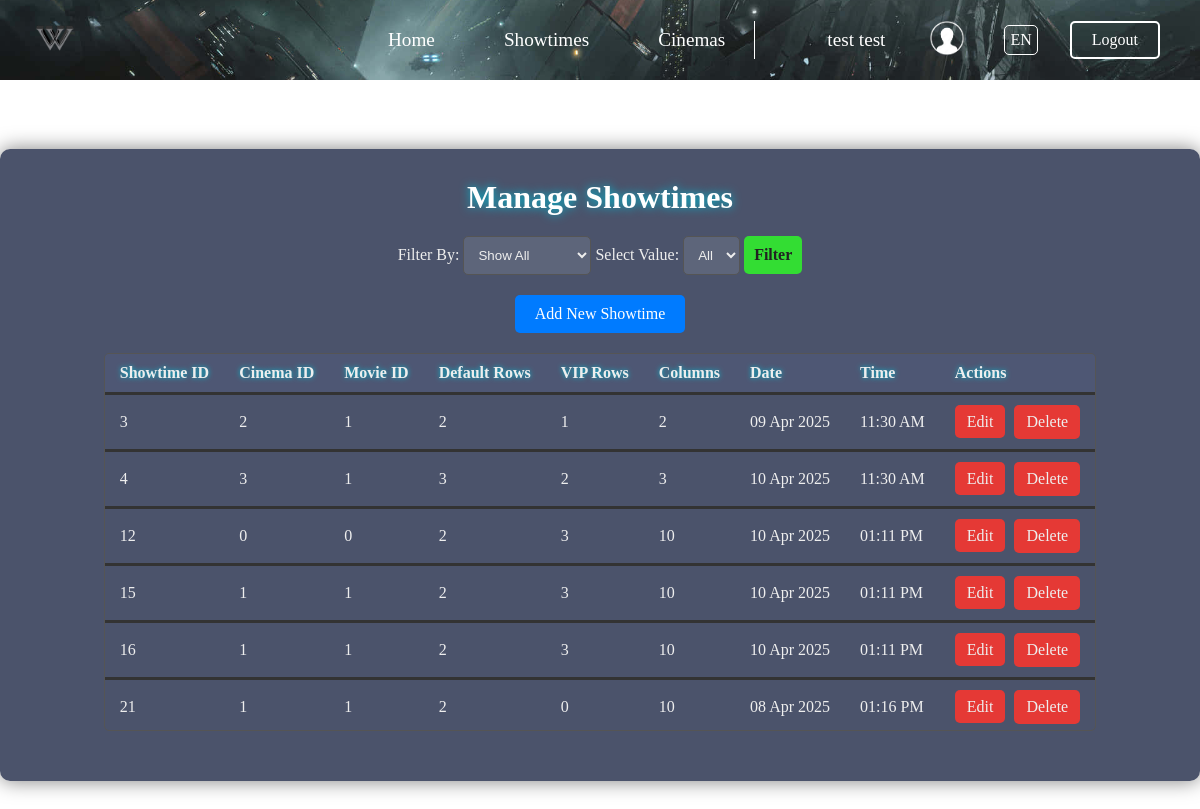
Screenshot of /admin/Showtime.php (signed in) with the database file from the repository.
### tables this page shows
CREATE TABLE `showtimes` (
  `showtime_id` int(9) NOT NULL,
  `cinema_id` int(9) NOT NULL,
  `movie_id` int(9) NOT NULL,
  `default_row` tinyint(4) NOT NULL DEFAULT 0,
  `vip_row` tinyint(4) NOT NULL DEFAULT 0,
  `n_column` tinyint(4) NOT NULL DEFAULT 1,
  `date` date NOT NULL DEFAULT current_timestamp(),
  `time` time NOT NULL DEFAULT current_timestamp()
);

### admin/includes/showtime-list.php (the view, shortened to what this page needs)
<div class="list">
    <table id="showtimeTable">
        <thead>
            <tr>
                <th>Showtime ID</th>
                <th>Cinema ID</th>
                <th>Movie ID</th>
                <th>Default Rows</th>
                <th>VIP Rows</th>
                <th>Columns</th>
                <th>Date</th>
                <th>Time</th>
                <th>Actions</th>
            </tr>
        </thead>
        <tbody>
            <?php
            if ($result_showtimes_data->num_rows > 0) {
                while ($row = $result_showtimes_data->fetch_assoc()) {
                    echo '<tr>';
                    echo '    <td>' . htmlspecialchars($row["showtime_id"]) . '</td>';
                    echo '    <td>' . htmlspecialchars($row["cinema_id"]) . '</td>';
                    echo '    <td>' . htmlspecialchars($row["movie_id"]) . '</td>';
                    echo '    <td>' . htmlspecialchars($row["default_row"]) . '</td>';
                    echo '    <td>' . htmlspecialchars($row["vip_row"]) . '</td>';
                    echo '    <td>' . htmlspecialchars($row["n_column"]) . '</td>';
                    echo '    <td>' . htmlspecialchars(date("d M Y", strtotime($row["date"]))) . '</td>';
                    echo '    <td>' . htmlspecialchars(date("h:i A", strtotime($row["time"]))) . '</td>';
                    echo '    <td>';
                    echo '        <span class="update" style="margin-right: 5px; cursor: pointer;" href=\'?edit_id=' . htmlspecialchars($row["showtime_id"]) . '\' onclick="showEditPopup(\'' . htmlspecialchars($row["showtime_id"]) . '\')">Edit</span>';
                    echo '        <button class="delete" onclick="if(confirm(\'Are you sure you want to delete this showtime?\')) { window.location.href=\'?delete_id=' . htmlspecialchars($row["showtime_id"]) . '\'; }">Delete</button>';
                    echo '    </td>';
                    echo '</tr>';
                }
            } else {
                echo '<tr><td colspan="9">No showtimes found.</td></tr>';
            }
            ?>
        </tbody>
    </table>
</div>

### admin/Showtime.php (shortened to what this page needs)
<?php include("./includes/showtime-manage.php") ?>
<!DOCTYPE html>
<html lang="en">
<head>
    <link rel="stylesheet" href="./css/showtime.css">
</head>
<body>
<?php include("./nav.php")?>
    <div id="contain">
        <h1>Manage Showtimes</h1>
        <div class="filter-options">
            <form method="get">
                <label for="filter_by">Filter By:</label>
                <select name="filter_by" id="filter_by">
                    <option value="">Show All</option>
                </select>
                <label for="filter_value">Select Value:</label>
                <select name="filter_value" id="filter_value">
                    <option value="">All</option>
                </select>
                <button type="submit" id="applyFilters">Filter</button>
            </form>
        </div>
        <?php include("./includes/showtime-add.php") ?>
        <?php include("./includes/showtime-list.php") ?>
    </div>
</body>
</html>

### admin/nav.php (shortened to what this page needs)
<?php
function getFirstName()
{
    return isset($_SESSION['firstname']) ? htmlspecialchars($_SESSION['firstname']) : '';
}
function getLastName()
{
    return isset($_SESSION['lastname']) ? htmlspecialchars($_SESSION['lastname']) : '';
}
function isLoggedIn()
{
    return isset($_SESSION['user_id']);
}
function generateLanguageMenu()
{
    return '<div class="lang-menu">
                <div class="selected-lang">
                    <button class="change-lang">EN</button>
                </div>
                <ul>
                    <li>
                        <a id="icon-th" href="#">TH</a>
                    </li>
                    <li>
                        <a id="icon-en" href="#">EN</a>
                    </li>
                </ul>
            </div>';
}
?>
<nav class="navbar">
    <div class="logo">
        <a href="./Home.php"><img id="one" src="../pictures/pngtre-removebg-preview.png" alt="Logo"></a>
    </div>
    <div class="menu">
        <div class="menu-links-left">
            <a href="./Home.php">Home</a>
            <a href="./Showtime.php">Showtimes</a>
            <a href="./Cinemas.php">Cinemas</a>
        </div>
        <?php if (isLoggedIn()): ?>
            <div class="user-info">
                <span id="user-firstname"><?php echo getFirstName(); ?></span>
                <span id="user-lastname"><?php echo getLastName(); ?></span>
            </div>
            <div class="margin">
                <a href="/profile"><img id="two" src="../pictures/prooo-removebg-preview.png" alt="Profile"></a>
            </div>
            <div class="menu-links-right">
                <?php echo generateLanguageMenu(); ?>
            </div>
            <form action="./includes/logout.php" method="post">
                <button type="submit" class="btn-logout">Logout</button>
            </form>
        <?php endif; ?>
    </div>
</nav>
<link rel="stylesheet" href="./style.css">
<link rel="stylesheet" href="./style-LoginInfo.css">

### admin/includes/showtime-add.php (shortened to what this page needs)
<?php
include("./includes/connector.php");
$sql_showtimes_data = "SELECT showtime_id, cinema_id, movie_id, default_row, vip_row, n_column, date, time FROM showtimes";
$result_showtimes_data = $conn->query($sql_showtimes_data);
?>
<button id="openAddShowtimeBtn">Add New Showtime</button>

### admin/css/showtime.css (style rules this page uses)
body { color: #eee; background: linear-gradient(to bottom, #000428, #000000); padding-bottom: 20px; }
#contain { display: flex; flex-direction: column; height: 40%; margin-top:-650px; width: auto; max-width: 1200px; padding: 30px; background-color: rgba(30, 40, 70, 0.8); border-radius: 10px; box-shadow: 0 0 20px rgba(0, 0, 0, 0.5); text-align: center; align-items: center; }
h1 { color: #fff; margin-bottom: 20px; text-shadow: 0 0 10px #00bcd4; }
.filter-options { display: flex; gap: 15px; margin-bottom: 20px; align-items: center; }
.filter-options label { color: #eee; margin: 0; }
.filter-options select { padding: 10px; border: 1px solid #555; border-radius: 5px; background-color: rgba(255, 255, 255, 0.1); color: #eee; }
.filter-options option { background-color: #333; color: #eee; }
#applyFilters { background-color: #33dd33; color: #222; padding: 10px; border: none; border-radius: 5px; cursor: pointer; font-weight: bold; transition: background-color 0.3s ease; }

### admin/style.css (style rules this page uses)
* { margin: 0; padding: 0; box-sizing: border-box; }
body { background: url("../pictures/rm251-mind-08-f.jpg"); background-attachment: scroll; background-size:cover; background-repeat: no-repeat; background-position: center center; height: 200vh; }
a,button { all: unset; cursor: pointer; }
.navbar { height:80px; position: fixed; top: 0; left: 0; width: 100%; background-image: url("../pictures/ultra-wide-2l3eccf0fd63mbdh.jpg"); background-position: center; background-repeat: no-repeat; background-size: cover; padding: 10px 20px; display: flex; align-items: center; justify-content: space-between; transition: transform 0.5s ease; z-index: 20; }
img#one { width : 70px; height : 60px; }
img#two { width: 50px; height: 50px; }
.menu { display: flex; gap: 32px; align-items: center; margin-right: 20px; }
.menu-links-left { display: flex; gap: 24px; border-right: 1px solid #fff; padding-inline: 24px; }
.menu-links-left a { font-size: 1.2em; font-weight: 500; color:#fff; margin-left: 35px; padding: 8px 5px; display: inline-block; position: relative; }
.menu-links-left a::after { content: ''; position: absolute; width: 100%; transform: scaleX(0); height: 2px; bottom: 0; left: 0; background-color: #FFB22C; transition: transform 0.25s ease-out; }
.menu-links-left a::after { transform-origin: bottom center; }
.menu-links-right { display: flex; }
.lang-menu { position: relative; }
.selected-lang { text-align: center; border: 1px solid #fff; position: relative; cursor: pointer; display: flex; justify-content: space-between; padding: 5px 5px; border-radius: 5px; color: #fff; transition: 0.2s; }

### admin/style-LoginInfo.css (style rules this page uses)
.btn-logout { font-weight: 500; padding: 8px 20px; background: transparent; color: #fff; border-radius: 5px; border: 2px solid #fff; transition: 0.2s; }
.user-info { font-size: 1.2em; font-weight: 500; color:#fff; margin-left: 35px; padding: 8px 5px; display: inline-block; position: relative; }

### admin/includes/showtime-add.php (style rules this page uses)
#openAddShowtimeBtn { background-color: #007bff; color: #fff; padding: 10px 20px; border: none; border-radius: 5px; cursor: pointer; font-size: 1em; margin-bottom: 20px; transition: background-color 0.3s ease; }

### admin/includes/showtime-list.php (style rules this page uses)
body { display: flex; justify-content: center; align-items: center; min-height: 100vh; overflow: hidden; }
#contain { flex: 1; }
.list { width: auto; max-height: 600px; overflow-y: auto; overflow-x: hidden; border: 1px solid #555; border-radius: 5px; margin-bottom: 20px; scrollbar-width: thin; scrollbar-color: rgba(0, 188, 212, 0.7) rgba(34, 34, 34, 0.7); }
#showtimeTable { width: 100%; border-collapse: collapse; color: #eee; margin: auto; }
#showtimeTable th, #showtimeTable td { padding: 10px 15px; text-align: left; border-bottom: 3px solid #333; }
#showtimeTable th { background-color: rgba(80, 90, 120, 0.7); font-weight: bold; text-shadow: 0 0 5px #00bcd4; }
#showtimeTable .delete { background-color: #e53935; color: #eee; border: none; padding: 8px 12px; border-radius: 5px; cursor: pointer; transition: background-color 0.3s ease; }
#showtimeTable .update { background-color: #e53935; color: #eee; border: none; padding: 8px 12px; border-radius: 5px; cursor: pointer; transition: background-color 0.3s ease; }

### rows the page displays
showtimes: showtime_id "3", cinema "2", movie "1", default_row "2", vip_row "1", n_column "2", date "09 Apr 2025", time "11:30 AM"
showtimes: showtime_id "4", cinema "3", movie "1", default_row "3", vip_row "2", n_column "3", date "10 Apr 2025", time "11:30 AM"
showtimes: showtime_id "12", cinema "0", movie "0", default_row "2", vip_row "3", n_column "10", date "10 Apr 2025", time "01:11 PM"
showtimes: showtime_id "15", cinema "1", movie "1", default_row "2", vip_row "3", n_column "10", date "10 Apr 2025", time "01:11 PM"
showtimes: showtime_id "16", cinema "1", movie "1", default_row "2", vip_row "3", n_column "10", date "10 Apr 2025", time "01:11 PM"
showtimes: showtime_id "21", cinema "1", movie "1", default_row "2", vip_row "0", n_column "10", date "08 Apr 2025", time "01:16 PM"

### other values shown
getFirstName() "test"
getLastName() "test"
